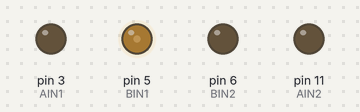
Bench run of a sketch on a simulated Arduino Uno, built for the host (arithmetic inside an expression is 32-bit, double 64-bit). Shown: output pins drawn as LEDs (lit = HIGH).

Above: at 0.95 s.
At 1.1 s:
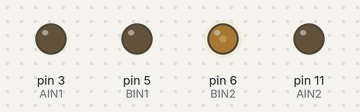
At 1.25 s:
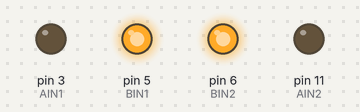
Timing chart, 0 to 3.9 s (numbered marks = the images above):
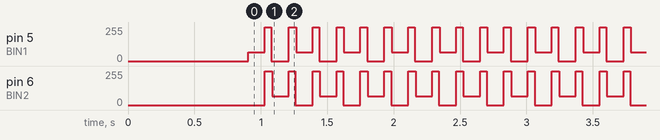

Measured:
- by itself, pin 5 (BIN1): repeats every 0.36 s: 255/255 0.05 s, 0/255 0.13 s, 255/255 0.06 s, 64/255 0.13 s
- by itself, pin 6 (BIN2): repeats every 0.36 s: 64/255 0.13 s, 255/255 0.05 s, 0/255 0.13 s, 255/255 0.06 s

The sketch:

Exercise-A2.3.ino
```cpp
#include <Wire.h>

#include <VL53L0X.h>

#include "RumiCar.h"

VL53L0X sensor0;
VL53L0X sensor1;
VL53L0X sensor2;

void setup()
{
//  Timer0 の周期変更しているため，RC_delay()を使うこと
 RC_setup();
}

void loop()
{
//  始動後に低速へ
  RC_drive(FORWARD,200);    RC_delay(20);
  RC_drive(FORWARD,64);     RC_delay(500);
  RC_drive(BRAKE,255);      RC_delay(200);
  RC_drive(REVERSE,200);    RC_delay(20);
  RC_drive(REVERSE,64);     RC_delay(500);
  RC_drive(BRAKE,255);      RC_delay(200);
}
```

RumiCar.h
```cpp
// RumiCar include
//操舵用の設定
#define LEFT   0
#define CENTER 1
#define RIGHT  2

//走行用の設定
#define FREE    0
#define REVERSE 1
#define FORWARD 2
#define BRAKE   3

#if defined ESP32
#define RC_analogWrite ledcWrite
#define SHUT0 19
#define SHUT1 18
#define SHUT2 05

//Aが操舵、Bが走行
int AIN1 = 04;
int AIN2 = 26;
int BIN1 = 27;
int BIN2 = 25;

#else
#define RC_analogWrite analogWrite
//SHUTはディジタルピン,A0はD14,以降同じ、注意すること
#define SHUT0 14
#define SHUT1 15
#define SHUT2 16

//Aが操舵、Bが走行
int AIN1 = 03;
int AIN2 = 11;
int BIN1 = 05;
int BIN2 = 06;
#endif

// Uncomment this line to use long range mode. This
// increases the sensitivity of the sensor and extends its
// potential range, but increases the likelihood of getting
// an inaccurate reading because of reflections from objects
// other than the intended target. It works best in dark
// conditions.

//#define LONG_RANGE


// Uncomment ONE of these two lines to get
// - higher speed at the cost of lower accuracy OR
// - higher accuracy at the cost of lower speed

#define HIGH_SPEED
//#define HIGH_ACCURACY
```

RumiCar.ino
```cpp
// RumiCar Libraly

// RumiCar delay:PWM 周波数変更しているためTimer0を調整
void RC_delay(unsigned long tim)
{
#if defined ESP32
  delay(tim);
#else
  delay(tim / 4);
#endif
}

void RC_setup()
{
  Serial.begin(9600);
  pinMode(AIN1, OUTPUT);
  pinMode(AIN2, OUTPUT);
  pinMode(BIN1, OUTPUT);
  pinMode(BIN2, OUTPUT);
  pinMode(SHUT0, OUTPUT);
  pinMode(SHUT1, OUTPUT);
  pinMode(SHUT2, OUTPUT);

  digitalWrite(SHUT0, LOW);
  digitalWrite(SHUT1, LOW);
  digitalWrite(SHUT2, LOW);
  delay(150);
  Wire.begin();
  //sensor0
  pinMode(SHUT0, INPUT);
  delay(150);
  sensor0.init(true);
  delay(100);
  sensor0.setAddress((uint8_t)20);
  sensor0.setTimeout(500);
  //sensor1
  pinMode(SHUT1, INPUT);
  delay(150);
  sensor1.init(true);
  delay(100);
  sensor1.setAddress((uint8_t)21);
  sensor1.setTimeout(500);
  //sensor2
  pinMode(SHUT2, INPUT);
  delay(150);
  sensor2.init(true);
  delay(100);
  sensor2.setAddress((uint8_t)22);
  sensor2.setTimeout(500);

  //  sensor.init();
  //  sensor.setTimeout(500);

#if defined LONG_RANGE
  // lower the return signal rate limit (default is 0.25 MCPS)
  sensor0.setSignalRateLimit(0.1);
  sensor1.setSignalRateLimit(0.1);
  sensor2.setSignalRateLimit(0.1);
  // increase laser pulse periods (defaults are 14 and 10 PCLKs)
  sensor0.setVcselPulsePeriod(VL53L0X::VcselPeriodPreRange, 18);
  sensor1.setVcselPulsePeriod(VL53L0X::VcselPeriodPreRange, 18);
  sensor2.setVcselPulsePeriod(VL53L0X::VcselPeriodPreRange, 18);
  sensor0.setVcselPulsePeriod(VL53L0X::VcselPeriodFinalRange, 14);
  sensor1.setVcselPulsePeriod(VL53L0X::VcselPeriodFinalRange, 14);
  sensor2.setVcselPulsePeriod(VL53L0X::VcselPeriodFinalRange, 14);
#endif

#if defined HIGH_SPEED
  // reduce timing budget to 20 ms (default is about 33 ms)
  sensor0.setMeasurementTimingBudget(20000);
  sensor1.setMeasurementTimingBudget(20000);
  sensor2.setMeasurementTimingBudget(20000);
#elif defined HIGH_ACCURACY
  // increase timing budget to 200 ms
  sensor0.setMeasurementTimingBudget(200000);
  sensor1.setMeasurementTimingBudget(200000);
  sensor2.setMeasurementTimingBudget(200000);
#endif

  sensor0.startContinuous();
  sensor1.startContinuous();
  sensor2.startContinuous();

#if defined ESP32
//ESP32の場合はピン番号ではなくチャンネルでPWMを行うのでチャンネルとして再設定
#define PWM_level 8
// 8の場合8bitの解像度でArduinoと同じESPは16bit迄行ける？
//モータのPWMのチャンネル、周波数の設定
ledcSetup(0, 490, PWM_level);
ledcSetup(1, 490, PWM_level);
ledcSetup(2, 960, PWM_level);
ledcSetup(3, 960, PWM_level);

//モータのピンとチャンネルの設定
ledcAttachPin(AIN1, 0);
ledcAttachPin(AIN2, 1);
ledcAttachPin(BIN1, 2);
ledcAttachPin(BIN2, 3);
//pin番号をチャンネル番号に上書き
AIN1 = 0;
AIN2 = 1;
BIN1 = 2;
BIN2 = 3;

#endif
// Timer0 変更
 TCCR0B &= B11111000;
//  TCCR0B |= B00000001;                      // 1分周=   16M/   1/256=62.5kHz
//  TCCR0B |= B00000010;                      // 8分周=   16M/   8/256=7.8kHz
//  TCCR0B |= B00000011;                      // 64分周=  16M/  64/256=976Hz  #default
  TCCR0B |= B00000100;                      // 256分周= 16M/ 256/256=244Hz
//  TCCR0B |= B00000101;                      // 1024分周=16M/1024/256=61Hz

// Arduino nano の場合
// 分周比を変えてPWM周期を変える，Timer0のdelay()時間がずれるから注意
// Timer1/2 はPWM周期変えてもdelay()に影響しない
// RC_delay() を使うこと

  RC_analogWrite(AIN1, 0);
  RC_analogWrite(AIN2, 0);
  RC_analogWrite(BIN1, 0);
  RC_analogWrite(BIN2, 0);


}
//操舵の関数
int RC_steer (int direc ){
  if ( direc == RIGHT ){
    RC_analogWrite(AIN1,255);
    RC_analogWrite(AIN2,0);
  }else if ( direc == LEFT ){
    RC_analogWrite(AIN1,0);
    RC_analogWrite(AIN2,255);
  }else if ( direc == CENTER ){
    RC_analogWrite(AIN1,0);
    RC_analogWrite(AIN2,0);
  }else{
    return 0;
  }
}

//走行の関数
int RC_drive(int direc, int ipwm){
  if ( direc == FREE ){
    RC_analogWrite(BIN1,0);
    RC_analogWrite(BIN2,0);
  }else if ( direc == REVERSE ){
    RC_analogWrite(BIN1,0);
    RC_analogWrite(BIN2,ipwm);
  }else if ( direc == FORWARD ){
    RC_analogWrite(BIN1,ipwm);
    RC_analogWrite(BIN2,0);
  }else if ( direc == BRAKE ){
    RC_analogWrite(BIN1,ipwm);
    RC_analogWrite(BIN2,ipwm);
  }else{
    return 0;
  }
}
```
